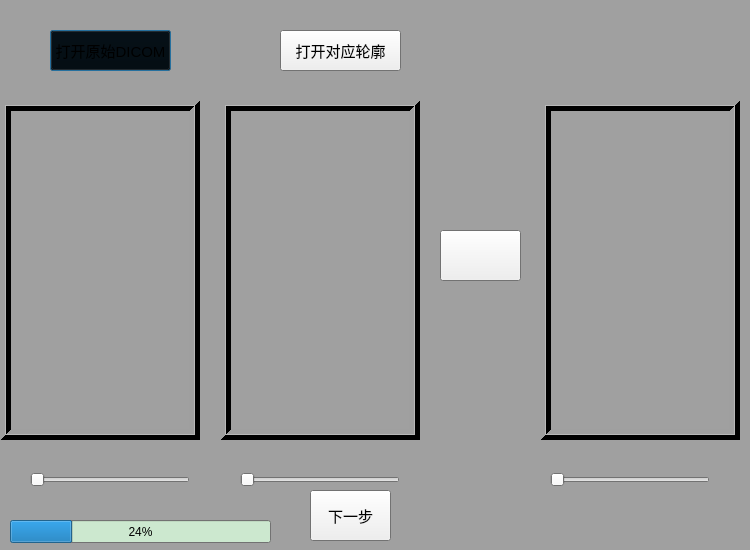
<?xml version="1.0" encoding="UTF-8"?>
<ui version="4.0">
 <class>ImageSegmentation</class>
 <widget class="QDialog" name="ImageSegmentation">
  <property name="geometry">
   <rect>
    <x>0</x>
    <y>0</y>
    <width>750</width>
    <height>550</height>
   </rect>
  </property>
  <property name="palette">
   <palette>
    <active>
     <colorrole role="Base">
      <brush brushstyle="SolidPattern">
       <color alpha="255">
        <red>204</red>
        <green>232</green>
        <blue>207</blue>
       </color>
      </brush>
     </colorrole>
     <colorrole role="Window">
      <brush brushstyle="SolidPattern">
       <color alpha="255">
        <red>160</red>
        <green>160</green>
        <blue>160</blue>
       </color>
      </brush>
     </colorrole>
    </active>
    <inactive>
     <colorrole role="Base">
      <brush brushstyle="SolidPattern">
       <color alpha="255">
        <red>204</red>
        <green>232</green>
        <blue>207</blue>
       </color>
      </brush>
     </colorrole>
     <colorrole role="Window">
      <brush brushstyle="SolidPattern">
       <color alpha="255">
        <red>160</red>
        <green>160</green>
        <blue>160</blue>
       </color>
      </brush>
     </colorrole>
    </inactive>
    <disabled>
     <colorrole role="Base">
      <brush brushstyle="SolidPattern">
       <color alpha="255">
        <red>160</red>
        <green>160</green>
        <blue>160</blue>
       </color>
      </brush>
     </colorrole>
     <colorrole role="Window">
      <brush brushstyle="SolidPattern">
       <color alpha="255">
        <red>160</red>
        <green>160</green>
        <blue>160</blue>
       </color>
      </brush>
     </colorrole>
    </disabled>
   </palette>
  </property>
  <property name="windowTitle">
   <string>ImageSegmentation</string>
  </property>
  <widget class="QSlider" name="sliderSourceDICOM">
   <property name="geometry">
    <rect>
     <x>30</x>
     <y>470</y>
     <width>160</width>
     <height>19</height>
    </rect>
   </property>
   <property name="orientation">
    <enum>Qt::Horizontal</enum>
   </property>
  </widget>
  <widget class="QSlider" name="sliderBMP">
   <property name="geometry">
    <rect>
     <x>240</x>
     <y>470</y>
     <width>160</width>
     <height>19</height>
    </rect>
   </property>
   <property name="orientation">
    <enum>Qt::Horizontal</enum>
   </property>
  </widget>
  <widget class="QSlider" name="sliderDestDICOM">
   <property name="geometry">
    <rect>
     <x>550</x>
     <y>470</y>
     <width>160</width>
     <height>19</height>
    </rect>
   </property>
   <property name="orientation">
    <enum>Qt::Horizontal</enum>
   </property>
  </widget>
  <widget class="QPushButton" name="btnOpenSourceDICOM">
   <property name="geometry">
    <rect>
     <x>50</x>
     <y>30</y>
     <width>121</width>
     <height>41</height>
    </rect>
   </property>
   <property name="palette">
    <palette>
     <active>
      <colorrole role="Button">
       <brush brushstyle="SolidPattern">
        <color alpha="255">
         <red>0</red>
         <green>0</green>
         <blue>0</blue>
        </color>
       </brush>
      </colorrole>
      <colorrole role="Light">
       <brush brushstyle="SolidPattern">
        <color alpha="255">
         <red>0</red>
         <green>0</green>
         <blue>0</blue>
        </color>
       </brush>
      </colorrole>
      <colorrole role="Midlight">
       <brush brushstyle="SolidPattern">
        <color alpha="255">
         <red>0</red>
         <green>0</green>
         <blue>0</blue>
        </color>
       </brush>
      </colorrole>
      <colorrole role="BrightText">
       <brush brushstyle="SolidPattern">
        <color alpha="255">
         <red>0</red>
         <green>0</green>
         <blue>0</blue>
        </color>
       </brush>
      </colorrole>
      <colorrole role="HighlightedText">
       <brush brushstyle="SolidPattern">
        <color alpha="255">
         <red>0</red>
         <green>0</green>
         <blue>0</blue>
        </color>
       </brush>
      </colorrole>
     </active>
     <inactive>
      <colorrole role="Button">
       <brush brushstyle="SolidPattern">
        <color alpha="255">
         <red>0</red>
         <green>0</green>
         <blue>0</blue>
        </color>
       </brush>
      </colorrole>
      <colorrole role="Light">
       <brush brushstyle="SolidPattern">
        <color alpha="255">
         <red>0</red>
         <green>0</green>
         <blue>0</blue>
        </color>
       </brush>
      </colorrole>
      <colorrole role="Midlight">
       <brush brushstyle="SolidPattern">
        <color alpha="255">
         <red>0</red>
         <green>0</green>
         <blue>0</blue>
        </color>
       </brush>
      </colorrole>
      <colorrole role="BrightText">
       <brush brushstyle="SolidPattern">
        <color alpha="255">
         <red>0</red>
         <green>0</green>
         <blue>0</blue>
        </color>
       </brush>
      </colorrole>
      <colorrole role="HighlightedText">
       <brush brushstyle="SolidPattern">
        <color alpha="255">
         <red>0</red>
         <green>0</green>
         <blue>0</blue>
        </color>
       </brush>
      </colorrole>
     </inactive>
     <disabled>
      <colorrole role="Button">
       <brush brushstyle="SolidPattern">
        <color alpha="255">
         <red>0</red>
         <green>0</green>
         <blue>0</blue>
        </color>
       </brush>
      </colorrole>
      <colorrole role="Light">
       <brush brushstyle="SolidPattern">
        <color alpha="255">
         <red>0</red>
         <green>0</green>
         <blue>0</blue>
        </color>
       </brush>
      </colorrole>
      <colorrole role="Midlight">
       <brush brushstyle="SolidPattern">
        <color alpha="255">
         <red>0</red>
         <green>0</green>
         <blue>0</blue>
        </color>
       </brush>
      </colorrole>
      <colorrole role="BrightText">
       <brush brushstyle="SolidPattern">
        <color alpha="255">
         <red>0</red>
         <green>0</green>
         <blue>0</blue>
        </color>
       </brush>
      </colorrole>
      <colorrole role="HighlightedText">
       <brush brushstyle="SolidPattern">
        <color alpha="255">
         <red>0</red>
         <green>0</green>
         <blue>0</blue>
        </color>
       </brush>
      </colorrole>
     </disabled>
    </palette>
   </property>
   <property name="font">
    <font>
     <pointsize>11</pointsize>
    </font>
   </property>
   <property name="text">
    <string>打开原始DICOM</string>
   </property>
  </widget>
  <widget class="QPushButton" name="btnOpenBMP">
   <property name="geometry">
    <rect>
     <x>280</x>
     <y>30</y>
     <width>121</width>
     <height>41</height>
    </rect>
   </property>
   <property name="font">
    <font>
     <pointsize>11</pointsize>
    </font>
   </property>
   <property name="text">
    <string>打开对应轮廓</string>
   </property>
  </widget>
  <widget class="QPushButton" name="btnSegmentation">
   <property name="geometry">
    <rect>
     <x>440</x>
     <y>230</y>
     <width>81</width>
     <height>51</height>
    </rect>
   </property>
   <property name="text">
    <string/>
   </property>
  </widget>
  <widget class="QPushButton" name="btnNextStep">
   <property name="geometry">
    <rect>
     <x>310</x>
     <y>490</y>
     <width>81</width>
     <height>51</height>
    </rect>
   </property>
   <property name="font">
    <font>
     <pointsize>11</pointsize>
    </font>
   </property>
   <property name="text">
    <string>下一步</string>
   </property>
  </widget>
  <widget class="QProgressBar" name="progressBar">
   <property name="geometry">
    <rect>
     <x>10</x>
     <y>520</y>
     <width>261</width>
     <height>23</height>
    </rect>
   </property>
   <property name="value">
    <number>24</number>
   </property>
  </widget>
  <widget class="QFrame" name="frame">
   <property name="geometry">
    <rect>
     <x>0</x>
     <y>100</y>
     <width>200</width>
     <height>340</height>
    </rect>
   </property>
   <property name="palette">
    <palette>
     <active>
      <colorrole role="Light">
       <brush brushstyle="SolidPattern">
        <color alpha="255">
         <red>0</red>
         <green>0</green>
         <blue>0</blue>
        </color>
       </brush>
      </colorrole>
     </active>
     <inactive>
      <colorrole role="Light">
       <brush brushstyle="SolidPattern">
        <color alpha="255">
         <red>0</red>
         <green>0</green>
         <blue>0</blue>
        </color>
       </brush>
      </colorrole>
     </inactive>
     <disabled>
      <colorrole role="Light">
       <brush brushstyle="SolidPattern">
        <color alpha="255">
         <red>0</red>
         <green>0</green>
         <blue>0</blue>
        </color>
       </brush>
      </colorrole>
     </disabled>
    </palette>
   </property>
   <property name="frameShape">
    <enum>QFrame::Box</enum>
   </property>
   <property name="frameShadow">
    <enum>QFrame::Sunken</enum>
   </property>
   <property name="lineWidth">
    <number>5</number>
   </property>
   <property name="midLineWidth">
    <number>1</number>
   </property>
   <widget class="QVTKWidget" name="vtkSourceDICOM">
    <property name="geometry">
     <rect>
      <x>13</x>
      <y>13</y>
      <width>180</width>
      <height>320</height>
     </rect>
    </property>
    <property name="palette">
     <palette>
      <active>
       <colorrole role="Base">
        <brush brushstyle="SolidPattern">
         <color alpha="255">
          <red>204</red>
          <green>232</green>
          <blue>207</blue>
         </color>
        </brush>
       </colorrole>
       <colorrole role="Window">
        <brush brushstyle="SolidPattern">
         <color alpha="255">
          <red>160</red>
          <green>160</green>
          <blue>160</blue>
         </color>
        </brush>
       </colorrole>
      </active>
      <inactive>
       <colorrole role="Base">
        <brush brushstyle="SolidPattern">
         <color alpha="255">
          <red>204</red>
          <green>232</green>
          <blue>207</blue>
         </color>
        </brush>
       </colorrole>
       <colorrole role="Window">
        <brush brushstyle="SolidPattern">
         <color alpha="255">
          <red>160</red>
          <green>160</green>
          <blue>160</blue>
         </color>
        </brush>
       </colorrole>
      </inactive>
      <disabled>
       <colorrole role="Base">
        <brush brushstyle="SolidPattern">
         <color alpha="255">
          <red>160</red>
          <green>160</green>
          <blue>160</blue>
         </color>
        </brush>
       </colorrole>
       <colorrole role="Window">
        <brush brushstyle="SolidPattern">
         <color alpha="255">
          <red>160</red>
          <green>160</green>
          <blue>160</blue>
         </color>
        </brush>
       </colorrole>
      </disabled>
     </palette>
    </property>
   </widget>
  </widget>
  <widget class="QFrame" name="frame_2">
   <property name="geometry">
    <rect>
     <x>220</x>
     <y>100</y>
     <width>200</width>
     <height>340</height>
    </rect>
   </property>
   <property name="palette">
    <palette>
     <active>
      <colorrole role="Light">
       <brush brushstyle="SolidPattern">
        <color alpha="255">
         <red>0</red>
         <green>0</green>
         <blue>0</blue>
        </color>
       </brush>
      </colorrole>
      <colorrole role="BrightText">
       <brush brushstyle="SolidPattern">
        <color alpha="255">
         <red>0</red>
         <green>0</green>
         <blue>0</blue>
        </color>
       </brush>
      </colorrole>
     </active>
     <inactive>
      <colorrole role="Light">
       <brush brushstyle="SolidPattern">
        <color alpha="255">
         <red>0</red>
         <green>0</green>
         <blue>0</blue>
        </color>
       </brush>
      </colorrole>
      <colorrole role="BrightText">
       <brush brushstyle="SolidPattern">
        <color alpha="255">
         <red>0</red>
         <green>0</green>
         <blue>0</blue>
        </color>
       </brush>
      </colorrole>
     </inactive>
     <disabled>
      <colorrole role="Light">
       <brush brushstyle="SolidPattern">
        <color alpha="255">
         <red>0</red>
         <green>0</green>
         <blue>0</blue>
        </color>
       </brush>
      </colorrole>
      <colorrole role="BrightText">
       <brush brushstyle="SolidPattern">
        <color alpha="255">
         <red>0</red>
         <green>0</green>
         <blue>0</blue>
        </color>
       </brush>
      </colorrole>
     </disabled>
    </palette>
   </property>
   <property name="frameShape">
    <enum>QFrame::Box</enum>
   </property>
   <property name="frameShadow">
    <enum>QFrame::Sunken</enum>
   </property>
   <property name="lineWidth">
    <number>5</number>
   </property>
   <property name="midLineWidth">
    <number>1</number>
   </property>
   <widget class="QLabel" name="lblShowBMP">
    <property name="geometry">
     <rect>
      <x>10</x>
      <y>10</y>
      <width>180</width>
      <height>320</height>
     </rect>
    </property>
    <property name="text">
     <string/>
    </property>
   </widget>
  </widget>
  <widget class="QFrame" name="frame_3">
   <property name="geometry">
    <rect>
     <x>540</x>
     <y>100</y>
     <width>200</width>
     <height>340</height>
    </rect>
   </property>
   <property name="palette">
    <palette>
     <active>
      <colorrole role="Light">
       <brush brushstyle="SolidPattern">
        <color alpha="255">
         <red>0</red>
         <green>0</green>
         <blue>0</blue>
        </color>
       </brush>
      </colorrole>
     </active>
     <inactive>
      <colorrole role="Light">
       <brush brushstyle="SolidPattern">
        <color alpha="255">
         <red>0</red>
         <green>0</green>
         <blue>0</blue>
        </color>
       </brush>
      </colorrole>
     </inactive>
     <disabled>
      <colorrole role="Light">
       <brush brushstyle="SolidPattern">
        <color alpha="255">
         <red>0</red>
         <green>0</green>
         <blue>0</blue>
        </color>
       </brush>
      </colorrole>
     </disabled>
    </palette>
   </property>
   <property name="frameShape">
    <enum>QFrame::Box</enum>
   </property>
   <property name="frameShadow">
    <enum>QFrame::Sunken</enum>
   </property>
   <property name="lineWidth">
    <number>5</number>
   </property>
   <property name="midLineWidth">
    <number>1</number>
   </property>
   <widget class="QVTKWidget" name="vtkDestDICOM">
    <property name="geometry">
     <rect>
      <x>13</x>
      <y>13</y>
      <width>180</width>
      <height>320</height>
     </rect>
    </property>
    <property name="palette">
     <palette>
      <active>
       <colorrole role="Base">
        <brush brushstyle="SolidPattern">
         <color alpha="255">
          <red>204</red>
          <green>232</green>
          <blue>207</blue>
         </color>
        </brush>
       </colorrole>
       <colorrole role="Window">
        <brush brushstyle="SolidPattern">
         <color alpha="255">
          <red>160</red>
          <green>160</green>
          <blue>160</blue>
         </color>
        </brush>
       </colorrole>
      </active>
      <inactive>
       <colorrole role="Base">
        <brush brushstyle="SolidPattern">
         <color alpha="255">
          <red>204</red>
          <green>232</green>
          <blue>207</blue>
         </color>
        </brush>
       </colorrole>
       <colorrole role="Window">
        <brush brushstyle="SolidPattern">
         <color alpha="255">
          <red>160</red>
          <green>160</green>
          <blue>160</blue>
         </color>
        </brush>
       </colorrole>
      </inactive>
      <disabled>
       <colorrole role="Base">
        <brush brushstyle="SolidPattern">
         <color alpha="255">
          <red>160</red>
          <green>160</green>
          <blue>160</blue>
         </color>
        </brush>
       </colorrole>
       <colorrole role="Window">
        <brush brushstyle="SolidPattern">
         <color alpha="255">
          <red>160</red>
          <green>160</green>
          <blue>160</blue>
         </color>
        </brush>
       </colorrole>
      </disabled>
     </palette>
    </property>
   </widget>
  </widget>
  <widget class="QLabel" name="label">
   <property name="geometry">
    <rect>
     <x>200</x>
     <y>260</y>
     <width>24</width>
     <height>24</height>
    </rect>
   </property>
   <property name="text">
    <string/>
   </property>
   <property name="pixmap">
    <pixmap resource="anatomyshow.qrc">:/MyImages/images/add.png</pixmap>
   </property>
  </widget>
 </widget>
 <layoutdefault spacing="6" margin="11"/>
 <customwidgets>
  <customwidget>
   <class>QVTKWidget</class>
   <extends>QWidget</extends>
   <header>QVTKWidget.h</header>
  </customwidget>
 </customwidgets>
 <resources>
  <include location="anatomyshow.qrc"/>
 </resources>
 <connections>
  <connection>
   <sender>btnOpenBMP</sender>
   <signal>clicked()</signal>
   <receiver>ImageSegmentation</receiver>
   <slot>OpenBMP()</slot>
   <hints>
    <hint type="sourcelabel">
     <x>335</x>
     <y>85</y>
    </hint>
    <hint type="destinationlabel">
     <x>374</x>
     <y>274</y>
    </hint>
   </hints>
  </connection>
  <connection>
   <sender>btnOpenSourceDICOM</sender>
   <signal>clicked()</signal>
   <receiver>ImageSegmentation</receiver>
   <slot>OpenSourceDICOM()</slot>
   <hints>
    <hint type="sourcelabel">
     <x>95</x>
     <y>85</y>
    </hint>
    <hint type="destinationlabel">
     <x>374</x>
     <y>274</y>
    </hint>
   </hints>
  </connection>
  <connection>
   <sender>btnSegmentation</sender>
   <signal>clicked()</signal>
   <receiver>ImageSegmentation</receiver>
   <slot>StartSegmentation()</slot>
   <hints>
    <hint type="sourcelabel">
     <x>490</x>
     <y>245</y>
    </hint>
    <hint type="destinationlabel">
     <x>374</x>
     <y>274</y>
    </hint>
   </hints>
  </connection>
  <connection>
   <sender>btnNextStep</sender>
   <signal>clicked()</signal>
   <receiver>ImageSegmentation</receiver>
   <slot>NextStep()</slot>
   <hints>
    <hint type="sourcelabel">
     <x>344</x>
     <y>527</y>
    </hint>
    <hint type="destinationlabel">
     <x>374</x>
     <y>274</y>
    </hint>
   </hints>
  </connection>
  <connection>
   <sender>sliderSourceDICOM</sender>
   <signal>sliderMoved(int)</signal>
   <receiver>ImageSegmentation</receiver>
   <slot>SliderShowSourceDICOM(int)</slot>
   <hints>
    <hint type="sourcelabel">
     <x>109</x>
     <y>479</y>
    </hint>
    <hint type="destinationlabel">
     <x>374</x>
     <y>274</y>
    </hint>
   </hints>
  </connection>
  <connection>
   <sender>sliderBMP</sender>
   <signal>sliderMoved(int)</signal>
   <receiver>ImageSegmentation</receiver>
   <slot>SliderShowBMP(int)</slot>
   <hints>
    <hint type="sourcelabel">
     <x>349</x>
     <y>479</y>
    </hint>
    <hint type="destinationlabel">
     <x>374</x>
     <y>274</y>
    </hint>
   </hints>
  </connection>
  <connection>
   <sender>sliderDestDICOM</sender>
   <signal>sliderMoved(int)</signal>
   <receiver>ImageSegmentation</receiver>
   <slot>SliderShowDestDICOM(int)</slot>
   <hints>
    <hint type="sourcelabel">
     <x>609</x>
     <y>479</y>
    </hint>
    <hint type="destinationlabel">
     <x>374</x>
     <y>274</y>
    </hint>
   </hints>
  </connection>
 </connections>
 <slots>
  <slot>OpenSourceDICOM()</slot>
  <slot>OpenBMP()</slot>
  <slot>StartSegmentation()</slot>
  <slot>NextStep()</slot>
  <slot>SliderShowSourceDICOM(int)</slot>
  <slot>SliderShowBMP(int)</slot>
  <slot>SliderShowDestDICOM(int)</slot>
  <slot>Generatemesh()</slot>
 </slots>
</ui>
